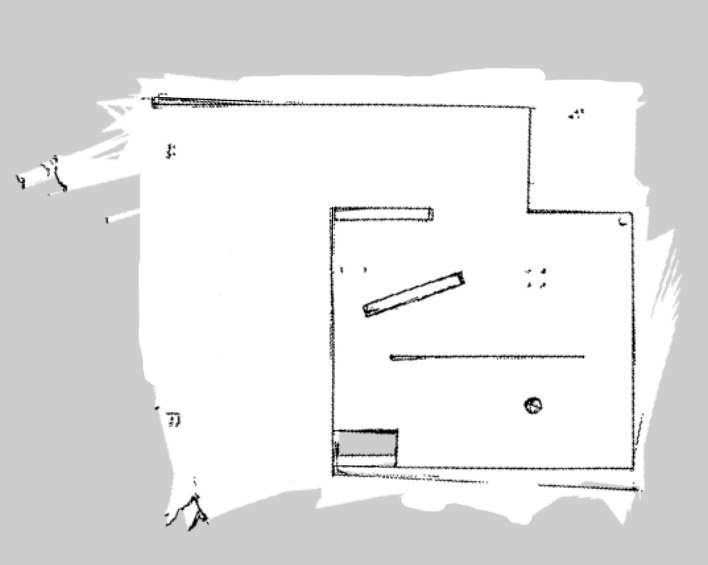
#> input picture base.png, 708 x 565 px
$ python pathing.py
#> lines starting #> are read from the running program, lines starting #| are printed output that depends on the picture; after the words box and inside, x2 and y2 are one past the last pixel; in counts of white or black regions, pixels touching at a corner belong together; long printed decimals are rounded
import cv2
import numpy as np
import matplotlib.pyplot as plt
from heapq import heappop, heappush
import math

def astar_search(matrix, start, goal):
    rows, cols = matrix.shape

    # Define possible movements (up, down, left, right, diagonals)
    movements = [(0, -1), (0, 1), (-1, 0), (1, 0), (-1, -1), (-1, 1), (1, -1), (1, 1)]

    # Create a priority queue (heap) to store nodes to be explored
    open_list = []

    # Initialize the start node with a priority of 0 (cost) and add it to the open list
    start_node = (0, start, None)
    heappush(open_list, start_node)

    # Create a dictionary to store the cost of reaching each node from the start node
    g_costs = {start: 0}

    # Create a dictionary to store the parent node of each explored node
    parents = {}

    while open_list:
        # Get the node with the lowest cost (priority) from the open list
        current_cost, current_node, parent_node = heappop(open_list)

        # Check if the current node is the goal node
        if current_node == goal:
            # Build the path from the goal node to the start node
            path = []
            while current_node is not None:
                path.append(current_node)
                current_node = parents.get(current_node)  # Use get() to handle missing keys
            return path[::-1]

        # Explore the neighboring nodes
        for movement in movements:
            dx, dy = movement
            neighbor = (current_node[0] + dx, current_node[1] + dy)

            # Check if the neighbor is within the matrix boundaries
            if neighbor[0] < 0 or neighbor[0] >= rows or neighbor[1] < 0 or neighbor[1] >= cols:
                continue

            # Check if the neighbor is an obstacle (white pixel)
            if matrix[neighbor] == 0:
                continue

            # Calculate the cost to reach the neighbor from the start node
            neighbor_cost = g_costs[current_node] + 1

            # Check if the neighbor has not been visited or the new cost is lower than the previous cost
            if neighbor not in g_costs or neighbor_cost < g_costs[neighbor]:
                # Update the cost to reach the neighbor
                g_costs[neighbor] = neighbor_cost

                # Calculate the heuristic (Euclidean distance) from the neighbor to the goal node
                heuristic = np.linalg.norm(np.array(neighbor) - np.array(goal))

                # Calculate the priority (cost + heuristic) of the neighbor node
                priority = neighbor_cost + heuristic

                # Add the neighbor node to the open list with its priority
                heappush(open_list, (priority, neighbor, current_node))

                # Set the parent of the neighbor node
                parents[neighbor] = current_node

    # No path found
    return None


# Read the image and convert it to a matrix
image = cv2.imread('base.png')
#> image is the input picture: shape (565, 708, 3); min 0, max 255, mean 228.3
gray_image = cv2.cvtColor(image, cv2.COLOR_BGR2GRAY)
_, threshold_image = cv2.threshold(gray_image, 150, 255, cv2.THRESH_BINARY)
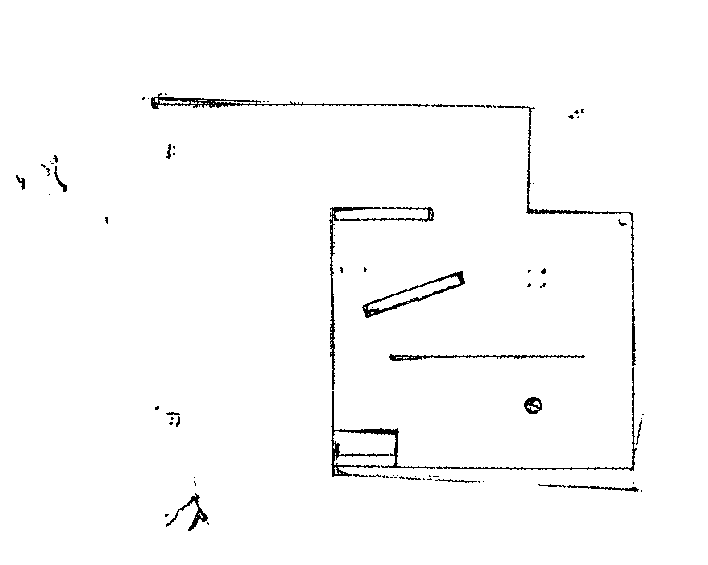
#> threshold_image: shape (565, 708); 98.3% white; black in thin lines or dots, all inside (x1, y1, x2, y2) = (16, 93, 644, 531)
binary_image = cv2.bitwise_not(threshold_image)
original_matrix = np.array(binary_image)
dil = cv2.morphologyEx(binary_image,cv2.MORPH_DILATE,np.ones((30,30)))
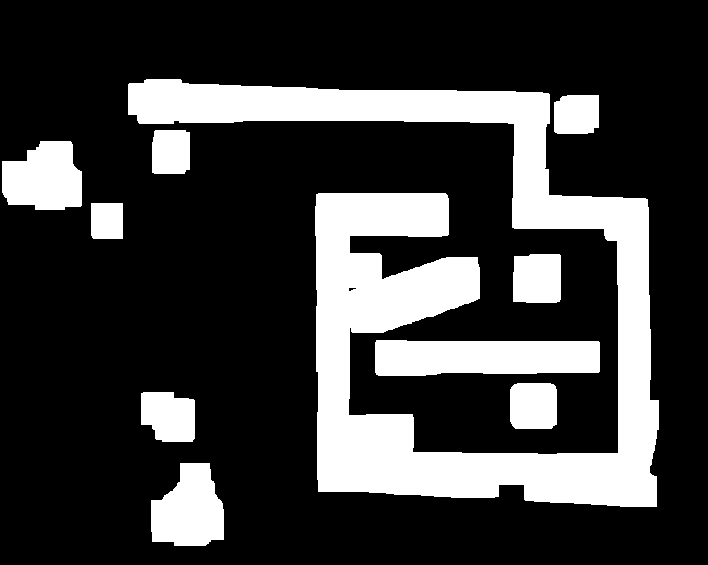
#> dil: shape (565, 708); 23.7% white; 10 white regions, largest, box (x1, y1, x2, y2) and area: (128, 79, 659, 507) 67418, (375, 340, 600, 376) 7456, (151, 463, 224, 546) 4555
binary_image = cv2.bitwise_not(dil)
matrix = np.array(binary_image)

# Define the start and goal positions
start = (400, 470)
goal = (150, 480)

# Perform A* search
path = astar_search(matrix, start, goal)
#> path = 383 pairs, first value 150 to 400, second value 374 to 480

def point_line_distance(point, start, end):
    # Calculate the distance between point and the line defined by start and end
    x, y = point
    x1, y1 = start
    x2, y2 = end
    numerator = abs((y2 - y1) * x - (x2 - x1) * y + x2 * y1 - y2 * x1)
    denominator = math.sqrt((y2 - y1)**2 + (x2 - x1)**2)
    return numerator / denominator

def simplify_path(points, epsilon):
#> called with epsilon = 2
    if len(points) < 3:
        return points

    start_point = points[0]
#> start_point = (400, 470)
    end_point = points[-1]
#> end_point = (150, 480)

    # Find the point with the maximum distance
    max_distance = 0
    max_index = 0
    for i in range(1, len(points) - 1):
        distance = point_line_distance(points[i], start_point, end_point)
        if distance > max_distance:
            max_distance = distance
            max_index = i
#> this loop made 381 passes
#> (x in point_line_distance, y in point_line_distance, numerator in point_line_distance, distance, max_distance) on passes 1 to 12: (399, 469, 260, 1.04, 1.04), (398, 468, 520, 2.08, 2.08), (397, 467, 780, 3.12, 3.12), (396, 466, 1040, 4.16, 4.16), (395, 465, 1300, 5.2, 5.2), (394, 464, 1560, 6.24, 6.24), (393, 463, 1820, 7.27, 7.27), (392, 462, 2080, 8.31, 8.31), (391, 461, 2340, 9.35, 9.35), (390, 460, 2600, 10.39, 10.39), (389, 459, 2860, 11.43, 11.43), (388, 458, 3120, 12.47, 12.47)
#> (distance, max_distance) on passes 61 to 66: (61.91, 61.91), (62.91, 62.91), (63.91, 63.91), (64.91, 64.91), (65.91, 65.91), (66.91, 66.91)

    simplified_path = []

    # If the maximum distance is greater than epsilon, recursively simplify the two subpaths
    if max_distance > epsilon:
        left_subpath = simplify_path(points[:max_index + 1], epsilon)
#> the loop in simplify_path (call 2), `for i in range(1, len(points) - 1):` made 126 passes
        right_subpath = simplify_path(points[max_index:], epsilon)
        simplified_path = left_subpath[:-1] + right_subpath
    else:
        simplified_path = [start_point, end_point]

    return simplified_path

epsilon = 2.0
simplified_path = simplify_path(path, epsilon)

# Coordinates of the origin of Map A and Map B
origin_A = (400, 470)
origin_B = (0, 0)

# Scaling factor between the two grids
scaling_factor = 1 / 10  # Assuming 20 units in Map A is equal to 1 unit in Map B

# List of points on the path in Map A
path_points_A = simplified_path

# Coordinate transformation
path_points_B = [((x - origin_A[0]) * scaling_factor + origin_B[0],
                (y - origin_A[1]) * scaling_factor + origin_B[1])
                for x, y in path_points_A]


swapped_points = [(y, x) for x, y in path_points_B]
# The path points are now transformed to Map B coordinates

print(swapped_points)
#| [(0.0, 0.0), (-2.7, -2.7), (-4.5, -2.400), (-9.4, -2.5), (-9.600, -5.800), (-8.200, -7.0), (-3.7, -8.3), (1.0, -10.200), (1.0, -25.0)]
